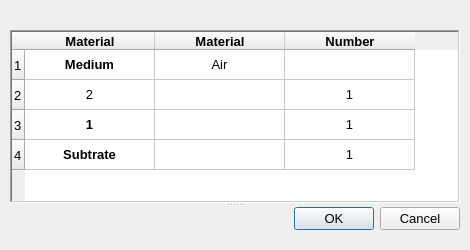
<?xml version="1.0" encoding="UTF-8"?>
<ui version="4.0">
 <class>Form</class>
 <widget class="QWidget" name="Form">
  <property name="geometry">
   <rect>
    <x>0</x>
    <y>0</y>
    <width>470</width>
    <height>250</height>
   </rect>
  </property>
  <property name="maximumSize">
   <size>
    <width>1000</width>
    <height>16777215</height>
   </size>
  </property>
  <property name="font">
   <font>
    <pointsize>10</pointsize>
   </font>
  </property>
  <property name="acceptDrops">
   <bool>false</bool>
  </property>
  <property name="windowTitle">
   <string>Form</string>
  </property>
  <property name="autoFillBackground">
   <bool>true</bool>
  </property>
  <widget class="QSplitter" name="splitter_2">
   <property name="geometry">
    <rect>
     <x>10</x>
     <y>30</y>
     <width>450</width>
     <height>200</height>
    </rect>
   </property>
   <property name="orientation">
    <enum>Qt::Vertical</enum>
   </property>
   <widget class="QTableWidget" name="formulaTable">
    <property name="sizePolicy">
     <sizepolicy hsizetype="Expanding" vsizetype="Ignored">
      <horstretch>0</horstretch>
      <verstretch>0</verstretch>
     </sizepolicy>
    </property>
    <property name="maximumSize">
     <size>
      <width>480</width>
      <height>16777215</height>
     </size>
    </property>
    <property name="font">
     <font>
      <pointsize>10</pointsize>
      <bold>false</bold>
      <underline>false</underline>
      <strikeout>false</strikeout>
     </font>
    </property>
    <property name="mouseTracking">
     <bool>false</bool>
    </property>
    <property name="acceptDrops">
     <bool>false</bool>
    </property>
    <property name="autoFillBackground">
     <bool>true</bool>
    </property>
    <property name="frameShape">
     <enum>QFrame::WinPanel</enum>
    </property>
    <property name="frameShadow">
     <enum>QFrame::Sunken</enum>
    </property>
    <property name="lineWidth">
     <number>10</number>
    </property>
    <property name="autoScroll">
     <bool>true</bool>
    </property>
    <property name="autoScrollMargin">
     <number>16</number>
    </property>
    <property name="alternatingRowColors">
     <bool>false</bool>
    </property>
    <property name="textElideMode">
     <enum>Qt::ElideMiddle</enum>
    </property>
    <property name="gridStyle">
     <enum>Qt::SolidLine</enum>
    </property>
    <property name="rowCount">
     <number>4</number>
    </property>
    <property name="columnCount">
     <number>3</number>
    </property>
    <attribute name="horizontalHeaderDefaultSectionSize">
     <number>130</number>
    </attribute>
    <attribute name="horizontalHeaderStretchLastSection">
     <bool>false</bool>
    </attribute>
    <attribute name="verticalHeaderVisible">
     <bool>true</bool>
    </attribute>
    <row/>
    <row/>
    <row/>
    <row/>
    <column>
     <property name="text">
      <string>Material</string>
     </property>
     <property name="font">
      <font>
       <bold>true</bold>
      </font>
     </property>
    </column>
    <column>
     <property name="text">
      <string>Material</string>
     </property>
     <property name="font">
      <font>
       <bold>true</bold>
      </font>
     </property>
    </column>
    <column>
     <property name="text">
      <string>Number</string>
     </property>
     <property name="font">
      <font>
       <bold>true</bold>
      </font>
     </property>
    </column>
    <item row="0" column="0">
     <property name="text">
      <string>Medium</string>
     </property>
     <property name="font">
      <font>
       <bold>true</bold>
      </font>
     </property>
     <property name="textAlignment">
      <set>AlignCenter</set>
     </property>
    </item>
    <item row="0" column="1">
     <property name="text">
      <string>Air</string>
     </property>
     <property name="textAlignment">
      <set>AlignCenter</set>
     </property>
     <property name="background">
      <brush brushstyle="NoBrush">
       <color alpha="255">
        <red>0</red>
        <green>0</green>
        <blue>0</blue>
       </color>
      </brush>
     </property>
     <property name="foreground">
      <brush brushstyle="NoBrush">
       <color alpha="255">
        <red>255</red>
        <green>0</green>
        <blue>0</blue>
       </color>
      </brush>
     </property>
    </item>
    <item row="0" column="2">
     <property name="text">
      <string/>
     </property>
     <property name="textAlignment">
      <set>AlignCenter</set>
     </property>
    </item>
    <item row="1" column="0">
     <property name="text">
      <string>2</string>
     </property>
     <property name="textAlignment">
      <set>AlignCenter</set>
     </property>
    </item>
    <item row="1" column="1">
     <property name="text">
      <string/>
     </property>
     <property name="textAlignment">
      <set>AlignCenter</set>
     </property>
    </item>
    <item row="1" column="2">
     <property name="text">
      <string>1</string>
     </property>
     <property name="textAlignment">
      <set>AlignCenter</set>
     </property>
    </item>
    <item row="2" column="0">
     <property name="text">
      <string>1</string>
     </property>
     <property name="font">
      <font>
       <bold>true</bold>
      </font>
     </property>
     <property name="textAlignment">
      <set>AlignCenter</set>
     </property>
    </item>
    <item row="2" column="1">
     <property name="text">
      <string/>
     </property>
     <property name="textAlignment">
      <set>AlignCenter</set>
     </property>
    </item>
    <item row="2" column="2">
     <property name="text">
      <string>1</string>
     </property>
     <property name="textAlignment">
      <set>AlignCenter</set>
     </property>
    </item>
    <item row="3" column="0">
     <property name="text">
      <string>Subtrate</string>
     </property>
     <property name="font">
      <font>
       <bold>true</bold>
      </font>
     </property>
     <property name="textAlignment">
      <set>AlignCenter</set>
     </property>
    </item>
    <item row="3" column="1">
     <property name="text">
      <string/>
     </property>
     <property name="textAlignment">
      <set>AlignCenter</set>
     </property>
    </item>
    <item row="3" column="2">
     <property name="text">
      <string>1</string>
     </property>
     <property name="textAlignment">
      <set>AlignCenter</set>
     </property>
    </item>
   </widget>
   <widget class="QDialogButtonBox" name="buttonBox">
    <property name="standardButtons">
     <set>QDialogButtonBox::Cancel|QDialogButtonBox::Ok</set>
    </property>
   </widget>
  </widget>
 </widget>
 <resources/>
 <connections/>
</ui>
